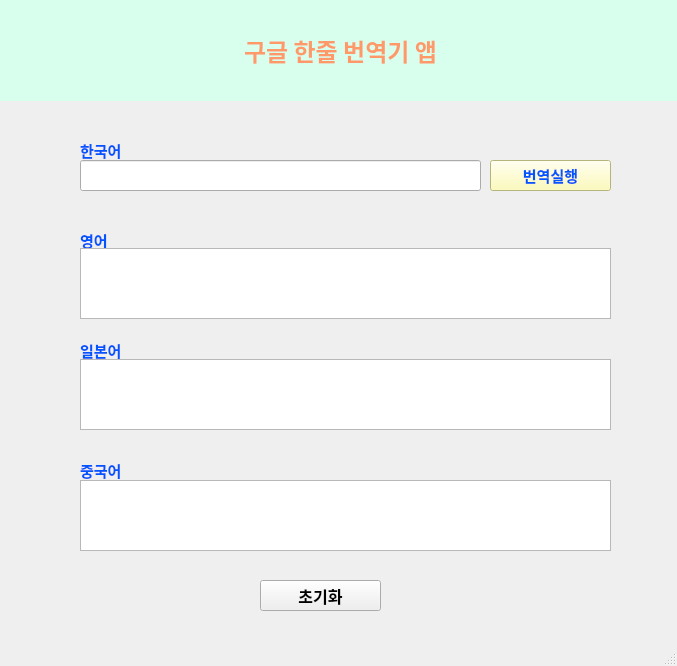
<?xml version="1.0" encoding="UTF-8"?>
<ui version="4.0">
 <class>MainWindow</class>
 <widget class="QMainWindow" name="MainWindow">
  <property name="geometry">
   <rect>
    <x>0</x>
    <y>0</y>
    <width>677</width>
    <height>666</height>
   </rect>
  </property>
  <property name="font">
   <font>
    <weight>75</weight>
    <bold>true</bold>
   </font>
  </property>
  <property name="windowTitle">
   <string>MainWindow</string>
  </property>
  <widget class="QWidget" name="centralwidget">
   <widget class="QLabel" name="label">
    <property name="geometry">
     <rect>
      <x>0</x>
      <y>0</y>
      <width>681</width>
      <height>101</height>
     </rect>
    </property>
    <property name="font">
     <font>
      <family>맑은 고딕</family>
      <pointsize>18</pointsize>
     </font>
    </property>
    <property name="styleSheet">
     <string notr="true">color:rgb(255, 153, 105);
background-color:rgb(216, 255, 238)</string>
    </property>
    <property name="text">
     <string>구글 한줄 번역기 앱</string>
    </property>
    <property name="alignment">
     <set>Qt::AlignCenter</set>
    </property>
   </widget>
   <widget class="QLineEdit" name="kor_input">
    <property name="geometry">
     <rect>
      <x>80</x>
      <y>160</y>
      <width>401</width>
      <height>31</height>
     </rect>
    </property>
   </widget>
   <widget class="QLabel" name="label_2">
    <property name="geometry">
     <rect>
      <x>80</x>
      <y>140</y>
      <width>71</width>
      <height>20</height>
     </rect>
    </property>
    <property name="font">
     <font>
      <family>맑은 고딕 Semilight</family>
      <pointsize>11</pointsize>
      <weight>75</weight>
      <bold>true</bold>
     </font>
    </property>
    <property name="styleSheet">
     <string notr="true">color:rgb(0, 85, 255)</string>
    </property>
    <property name="text">
     <string>한국어</string>
    </property>
   </widget>
   <widget class="QPushButton" name="trans_btn">
    <property name="geometry">
     <rect>
      <x>490</x>
      <y>160</y>
      <width>121</width>
      <height>31</height>
     </rect>
    </property>
    <property name="font">
     <font>
      <family>맑은 고딕 Semilight</family>
      <pointsize>11</pointsize>
      <weight>75</weight>
      <bold>true</bold>
      <strikeout>false</strikeout>
     </font>
    </property>
    <property name="styleSheet">
     <string notr="true">color:rgb(0, 85, 255); 
background-color: rgb(255, 253, 169)</string>
    </property>
    <property name="text">
     <string>번역실행</string>
    </property>
   </widget>
   <widget class="QLabel" name="label_6">
    <property name="geometry">
     <rect>
      <x>80</x>
      <y>230</y>
      <width>71</width>
      <height>20</height>
     </rect>
    </property>
    <property name="font">
     <font>
      <family>맑은 고딕 Semilight</family>
      <pointsize>11</pointsize>
      <weight>75</weight>
      <bold>true</bold>
     </font>
    </property>
    <property name="styleSheet">
     <string notr="true">color:rgb(0, 85, 255)</string>
    </property>
    <property name="text">
     <string>영어</string>
    </property>
   </widget>
   <widget class="QLabel" name="label_7">
    <property name="geometry">
     <rect>
      <x>80</x>
      <y>460</y>
      <width>71</width>
      <height>20</height>
     </rect>
    </property>
    <property name="font">
     <font>
      <family>맑은 고딕 Semilight</family>
      <pointsize>11</pointsize>
      <weight>75</weight>
      <bold>true</bold>
     </font>
    </property>
    <property name="styleSheet">
     <string notr="true">color:rgb(0, 85, 255)</string>
    </property>
    <property name="text">
     <string>중국어</string>
    </property>
   </widget>
   <widget class="QLabel" name="label_8">
    <property name="geometry">
     <rect>
      <x>80</x>
      <y>340</y>
      <width>71</width>
      <height>20</height>
     </rect>
    </property>
    <property name="font">
     <font>
      <family>맑은 고딕 Semilight</family>
      <pointsize>11</pointsize>
      <weight>75</weight>
      <bold>true</bold>
     </font>
    </property>
    <property name="styleSheet">
     <string notr="true">color:rgb(0, 85, 255)</string>
    </property>
    <property name="text">
     <string>일본어</string>
    </property>
   </widget>
   <widget class="QPushButton" name="init_btn">
    <property name="geometry">
     <rect>
      <x>260</x>
      <y>580</y>
      <width>121</width>
      <height>31</height>
     </rect>
    </property>
    <property name="font">
     <font>
      <family>맑은 고딕 Semilight</family>
      <pointsize>12</pointsize>
      <weight>75</weight>
      <bold>true</bold>
     </font>
    </property>
    <property name="text">
     <string>초기화</string>
    </property>
   </widget>
   <widget class="QTextEdit" name="eng_output">
    <property name="geometry">
     <rect>
      <x>80</x>
      <y>248</y>
      <width>531</width>
      <height>71</height>
     </rect>
    </property>
   </widget>
   <widget class="QTextEdit" name="jap_output">
    <property name="geometry">
     <rect>
      <x>80</x>
      <y>359</y>
      <width>531</width>
      <height>71</height>
     </rect>
    </property>
   </widget>
   <widget class="QTextEdit" name="chn_output">
    <property name="geometry">
     <rect>
      <x>80</x>
      <y>480</y>
      <width>531</width>
      <height>71</height>
     </rect>
    </property>
   </widget>
  </widget>
  <widget class="QMenuBar" name="menubar">
   <property name="geometry">
    <rect>
     <x>0</x>
     <y>0</y>
     <width>677</width>
     <height>21</height>
    </rect>
   </property>
  </widget>
  <widget class="QStatusBar" name="statusbar"/>
 </widget>
 <resources/>
 <connections/>
</ui>
